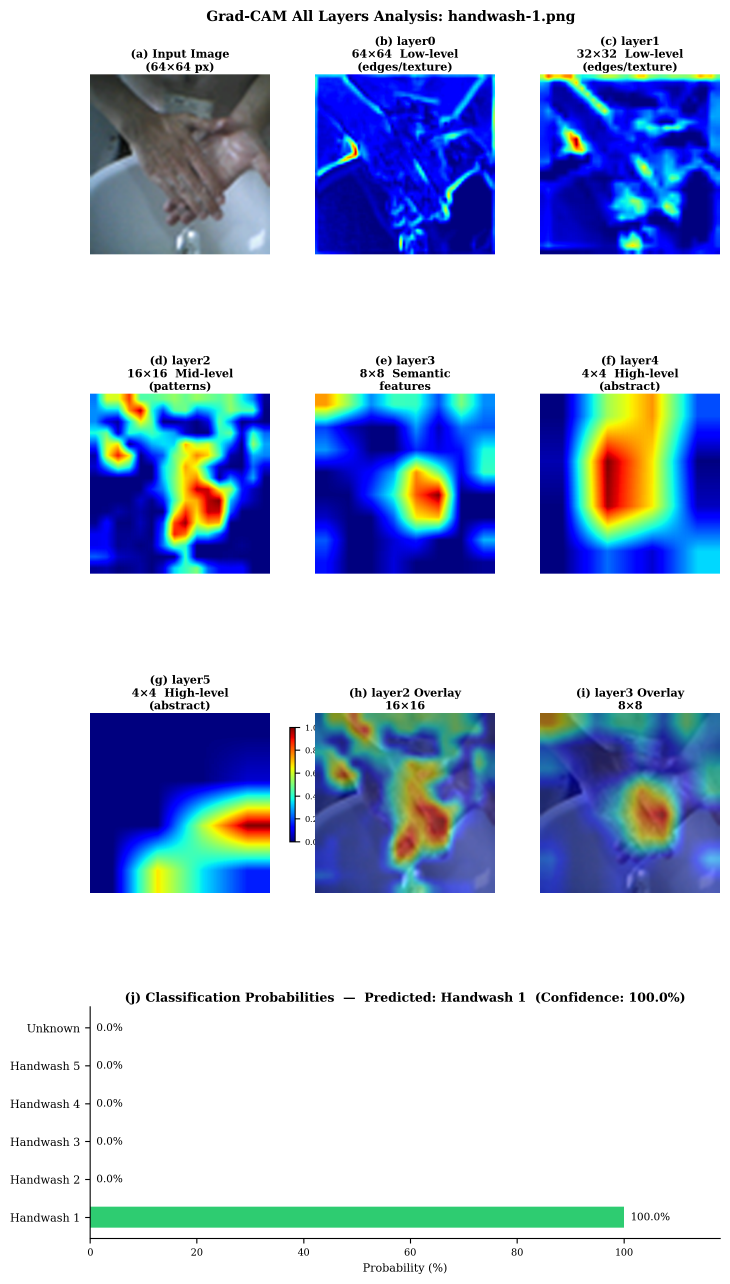
#> input picture handwash-gradcam/handwash-1-gradcam-all-layer.png, 2190 x 3851 px (shown at 1/3 size)
$ python img2header.py handwash-1-gradcam-all-layer.png
#> lines starting #> are read from the running program, lines starting #| are printed output that depends on the picture
#!/usr/bin/env python3
"""
Image to Header File Converter for MAX78000 CNN Handwash Project

This script converts an input image to a C header file format compatible with
the MAX78000 CNN handwash classification project. The output format matches
the SAMPLE_INPUT_0 format used in sampledata.h.

Input: RGB image (any format supported by PIL: PNG, JPG, BMP, etc.)
Output: C header file with image data in HWC format (64x64x3)

Data Format:
- Image is resized to 64x64
- Pixels are converted to signed 8-bit values (-128 to 127)
- Data is packed as 32-bit words: 0x00BBGGRR per pixel (HWC format)
- Total: 4096 32-bit words (64x64 = 4096 pixels)

Usage:
    python img2header.py <input_image> [output_header]
    python img2header.py --help

Examples:
    python img2header.py test_image.png
    python img2header.py test_image.jpg custom_input.h
"""

import sys
import os
import argparse
from datetime import datetime

try:
    from PIL import Image
    import numpy as np
except ImportError:
    print("Error: This script requires 'Pillow' and 'numpy' packages.")
    print("Install them using: pip install Pillow numpy")
    sys.exit(1)


# Image dimensions expected by the CNN
IMG_WIDTH = 64
IMG_HEIGHT = 64
IMG_CHANNELS = 3

# Class labels for the handwash model (6 classes)
CLASS_NAMES = [
    "Class 0",  # Replace with actual class names if known
    "Class 1",
    "Class 2",
    "Class 3",
    "Class 4",
    "Class 5"
]


def convert_to_signed(value):
    """
    Convert unsigned 8-bit value (0-255) to signed representation.
    Values are centered around 128, so 128 becomes 0, 0 becomes -128, 255 becomes 127.
    The result is stored as unsigned byte but represents signed value.
    """
    # Convert to signed: subtract 128 to center around 0
    signed_val = value - 128
    # Convert back to unsigned representation for storage
    if signed_val < 0:
        return signed_val + 256  # Two's complement
    return signed_val


def load_and_preprocess_image(image_path):
    """
    Load an image, resize it to 64x64, and convert to RGB format.

    Args:
        image_path: Path to the input image file

    Returns:
        numpy array of shape (64, 64, 3) with uint8 values
    """
    # Open image
    img = Image.open(image_path)

    # Convert to RGB if necessary (handles grayscale, RGBA, etc.)
    if img.mode != 'RGB':
        img = img.convert('RGB')

    # Resize to 64x64 using high-quality resampling
    img = img.resize((IMG_WIDTH, IMG_HEIGHT), Image.Resampling.LANCZOS)

    # Convert to numpy array
    img_array = np.array(img, dtype=np.uint8)

    return img_array


def image_to_hwc_data(img_array):
    """
    Convert image array to HWC format data for MAX78000 FIFO input.

    The MAX78000 expects data in HWC (Height-Width-Channel) format where
    each pixel is packed as a 32-bit word with RGB channels.

    Format: 0x00BBGGRR (Blue in bits 23-16, Green in bits 15-8, Red in bits 7-0)

    Note: The sample data shows grayscale-like values where R=G=B, but for
    color images, all three channels are packed together.

    Args:
        img_array: numpy array of shape (64, 64, 3)

    Returns:
        list of 4096 32-bit unsigned integers
    """
    data = []

    for y in range(IMG_HEIGHT):
        for x in range(IMG_WIDTH):
            r = img_array[y, x, 0]
            g = img_array[y, x, 1]
            b = img_array[y, x, 2]

            # Convert to signed representation (centered around 128)
            r_signed = convert_to_signed(r)
            g_signed = convert_to_signed(g)
            b_signed = convert_to_signed(b)

            # Pack as 0x00BBGGRR
            packed = (b_signed << 16) | (g_signed << 8) | r_signed
            data.append(packed)

    return data


def generate_header_content(data, input_filename, macro_name="SAMPLE_INPUT_0"):
    """
    Generate C header file content with the image data.

    Args:
        data: list of 32-bit unsigned integers
        input_filename: original image filename for documentation
        macro_name: name of the C macro to define

    Returns:
        string containing the header file content
    """
    timestamp = datetime.now().strftime("%Y-%m-%d %H:%M:%S")

    header = f"""// This file was @generated automatically by img2header.py
// Source image: {os.path.basename(input_filename)}
// Generated: {timestamp}
// Image dimensions: {IMG_WIDTH}x{IMG_HEIGHT}x{IMG_CHANNELS} (HWC format)
// Total data: {len(data)} 32-bit words ({len(data) * 4} bytes)

#define {macro_name} {{ \\
"""

    # Format data as hex values, 8 per line
    lines = []
    for i in range(0, len(data), 8):
        chunk = data[i:i+8]
        hex_values = ", ".join(f"0x{val:08x}" for val in chunk)
        if i + 8 < len(data):
            lines.append(f"  {hex_values}, \\")
        else:
            lines.append(f"  {hex_values} \\")

    header += "\n".join(lines)
    header += "\n}\n"

    return header


def generate_test_header(input_filename, output_filename):
    """
    Main function to convert an image to a header file.

    Args:
        input_filename: path to input image
        output_filename: path to output header file
    """
    print(f"Loading image: {input_filename}")

    # Load and preprocess image
    img_array = load_and_preprocess_image(input_filename)
    print(f"Image loaded and resized to {IMG_WIDTH}x{IMG_HEIGHT}")

    # Convert to HWC data format
    data = image_to_hwc_data(img_array)
    print(f"Converted to {len(data)} 32-bit words")

    # Generate header content
    header_content = generate_header_content(data, input_filename)

    # Write to file
    with open(output_filename, 'w') as f:
        f.write(header_content)

    print(f"Header file written: {output_filename}")
    print(f"\nTo use this file:")
    print(f"  1. Replace sampledata.h with {os.path.basename(output_filename)}")
    print(f"     or rename {os.path.basename(output_filename)} to sampledata.h")
    print(f"  2. Rebuild the project: make clean && make")
    print(f"  3. Flash and run on MAX78000 board")


def preview_image(input_filename):
    """
    Display image information without converting.
    """
    img = Image.open(input_filename)
    print(f"Image: {input_filename}")
    print(f"  Format: {img.format}")
    print(f"  Mode: {img.mode}")
    print(f"  Size: {img.size[0]}x{img.size[1]}")

    if img.mode != 'RGB':
        print(f"  Note: Will be converted to RGB")
    if img.size != (IMG_WIDTH, IMG_HEIGHT):
        print(f"  Note: Will be resized to {IMG_WIDTH}x{IMG_HEIGHT}")


def main():
    parser = argparse.ArgumentParser(
        description="Convert an image to a C header file for MAX78000 CNN handwash classification.",
        formatter_class=argparse.RawDescriptionHelpFormatter,
        epilog="""
Examples:
  %(prog)s test_image.png                    # Output: test_image_input.h
  %(prog)s test_image.jpg custom_input.h     # Output: custom_input.h
  %(prog)s --preview test_image.png          # Show image info only

The generated header file can replace sampledata.h to test different images
with the CNN classifier.
        """
    )

    parser.add_argument(
        "input_image",
        help="Path to input image file (PNG, JPG, BMP, etc.)"
    )

    parser.add_argument(
        "output_header",
        nargs="?",
        default=None,
        help="Path to output header file (default: <input_name>_input.h)"
    )

    parser.add_argument(
        "--preview",
        action="store_true",
        help="Preview image info without converting"
    )

    parser.add_argument(
        "--macro",
        default="SAMPLE_INPUT_0",
        help="C macro name for the data (default: SAMPLE_INPUT_0)"
    )

    args = parser.parse_args()

    # Check input file exists
    if not os.path.isfile(args.input_image):
        print(f"Error: Input file not found: {args.input_image}")
        sys.exit(1)

    # Preview mode
    if args.preview:
        preview_image(args.input_image)
        return

    # Determine output filename
    if args.output_header:
        output_file = args.output_header
    else:
        base_name = os.path.splitext(os.path.basename(args.input_image))[0]
        output_file = f"{base_name}_input.h"

    # Convert image to header
    generate_test_header(args.input_image, output_file)
#> in load_and_preprocess_image, img is the input picture: PIL image 2190x3851 RGBA; mean R, G, B, A 184.9, 197.4, 221.9, 255
#> in load_and_preprocess_image, `img = img.resize((IMG_WIDTH, IMG_HEIGHT), Image.Resampling.LANCZOS)`:
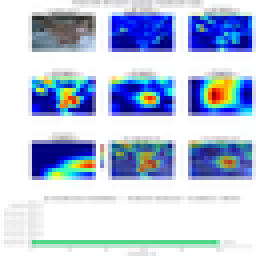
#> img: PIL image 64x64 RGB (shown 4 times larger); mean R, G, B 184.2, 196.7, 221.1
#> after the loop in image_to_hwc_data, `for y in range(IMG_HEIGHT):`: data = 4096 values, max 16775940 at index 532, min 5829 at index 2400, mean 7323297.9
#| Converted to 4096 32-bit words
#> the loop in generate_header_content, `for i in range(0, len(data), 8):` made 512 passes
#> i on passes 2 to 4: 8, 16, 24
#> after the loop in generate_header_content, `for i in range(0, len(data), 8):`: lines = 512 items


if __name__ == "__main__":
    main()

$ run again, on handwash-gradcam/handwash-4-gradcam-all-layer.png
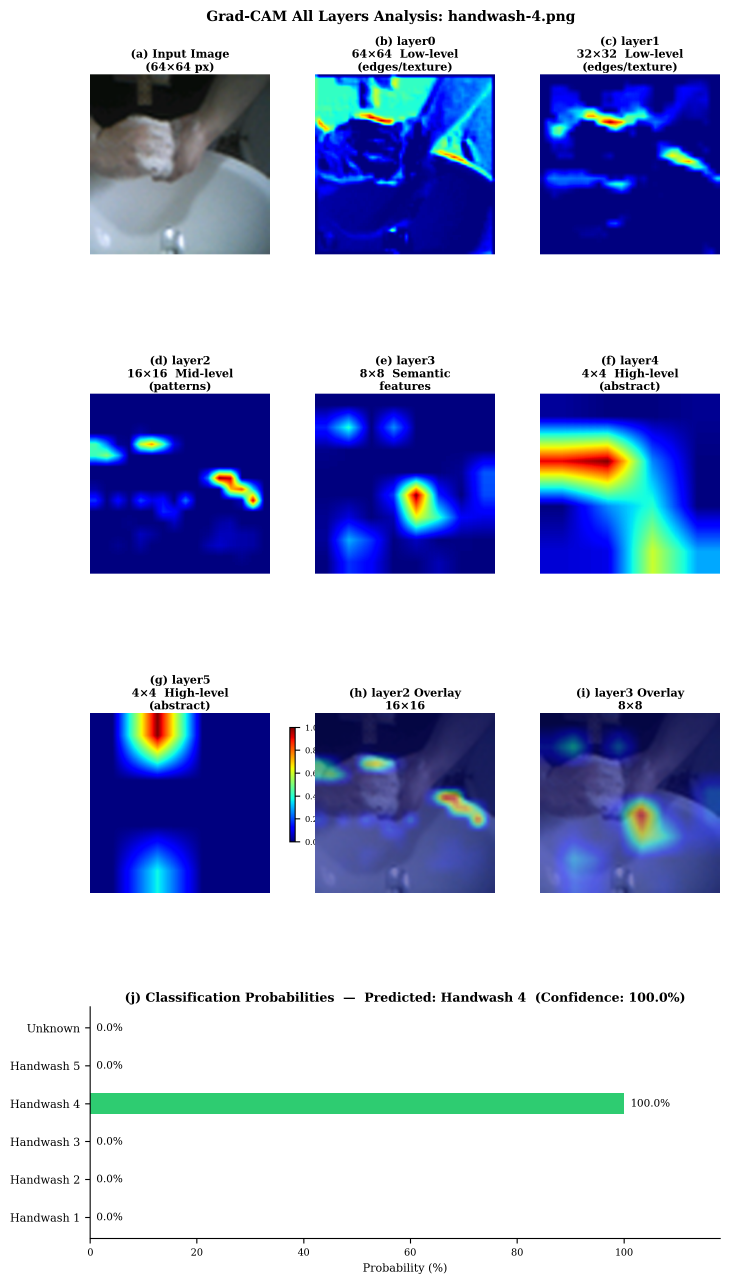
#> input picture handwash-gradcam/handwash-4-gradcam-all-layer.png, 2190 x 3851 px (shown at 1/3 size)
#> in load_and_preprocess_image, img is the input picture: PIL image 2190x3851 RGBA; mean R, G, B, A 179.9, 188.2, 217.9, 255
#> in load_and_preprocess_image, `img = img.resize((IMG_WIDTH, IMG_HEIGHT), Image.Resampling.LANCZOS)`:
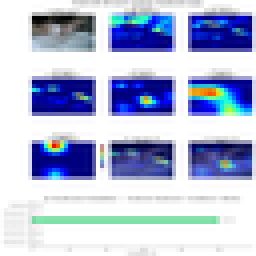
#> img: PIL image 64x64 RGB (shown 4 times larger); mean R, G, B 179.1, 187.7, 216.7
#> after the loop in image_to_hwc_data, `for y in range(IMG_HEIGHT):`: data = 4096 values, max 16770004 at index 1492, min 32896 at index 307, mean 7378541.8
#| Converted to 4096 32-bit words
#> the loop in generate_header_content, `for i in range(0, len(data), 8):` made 512 passes
#> i on passes 2 to 4: 8, 16, 24
#> after the loop in generate_header_content, `for i in range(0, len(data), 8):`: lines = 512 items
